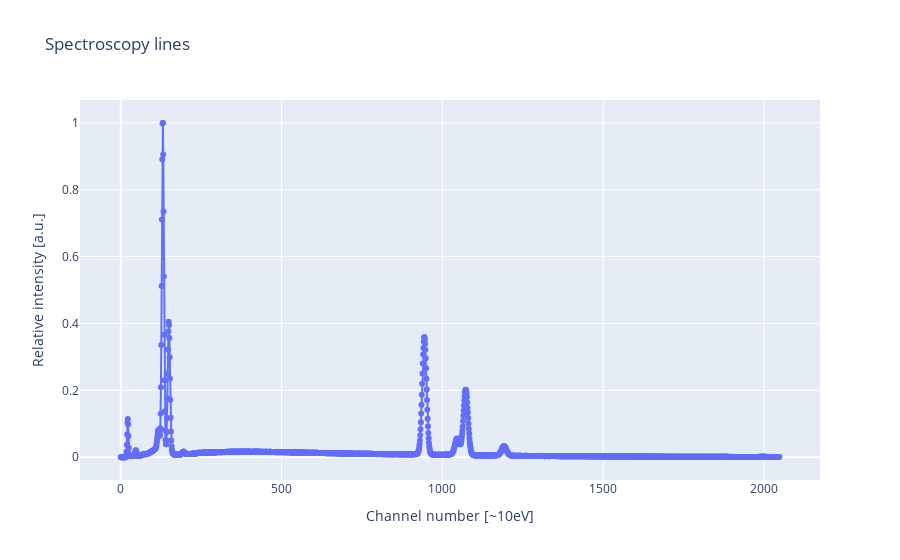

Write notebook code for a chart like this one.
### Code cell
plotly_plot_multiple_spectra(ga30)

### Figure 1 — Plotly figure (JSON) as saved in the notebook; plotly's stock layout.template omitted (floating-point values rounded to 4 significant figures; data arrays with more than 128 entries replaced by an {"elided": "..."} marker saying what was removed)
{"data": [{"mode": "lines+markers", "name": "GaAs_30kV", "type": "scatter", "x": {"elided": "2048 int values"}, "y": {"elided": "2048 float values"}}], "layout": {"legend": {"title": {"text": "Files used"}}, "title": {"text": "Spectroscopy lines"}, "xaxis": {"title": {"text": "Channel number [~10eV]"}}, "yaxis": {"title": {"text": "Relative intensity [a.u.]"}}}}
